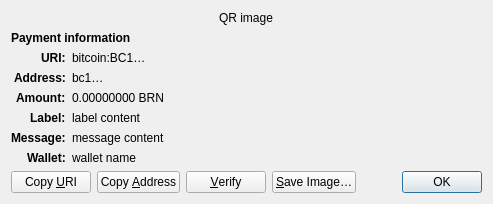
<?xml version="1.0" encoding="UTF-8"?>
<ui version="4.0">
 <class>ReceiveRequestDialog</class>
 <widget class="QDialog" name="ReceiveRequestDialog">
  <property name="geometry">
   <rect>
    <x>0</x>
    <y>0</y>
    <width>413</width>
    <height>229</height>
   </rect>
  </property>
  <property name="windowTitle">
   <string>Request payment to …</string>
  </property>
  <layout class="QGridLayout" name="gridLayout" columnstretch="0,1">
   <property name="sizeConstraint">
    <enum>QLayout::SetFixedSize</enum>
   </property>
   <item row="0" column="0" colspan="2" alignment="Qt::AlignHCenter">
    <widget class="QRImageWidget" name="qr_code">
     <property name="text">
      <string notr="true">QR image</string>
     </property>
     <property name="textInteractionFlags">
      <set>Qt::NoTextInteraction</set>
     </property>
    </widget>
   </item>
   <item row="1" column="0" colspan="2">
    <widget class="QLabel" name="payment_header">
     <property name="font">
      <font>
       <weight>75</weight>
       <bold>true</bold>
      </font>
     </property>
     <property name="text">
      <string>Payment information</string>
     </property>
     <property name="textInteractionFlags">
      <set>Qt::NoTextInteraction</set>
     </property>
    </widget>
   </item>
   <item row="2" column="0" alignment="Qt::AlignRight|Qt::AlignTop">
    <widget class="QLabel" name="uri_tag">
     <property name="font">
      <font>
       <weight>75</weight>
       <bold>true</bold>
      </font>
     </property>
     <property name="text">
      <string notr="true">URI:</string>
     </property>
     <property name="textFormat">
      <enum>Qt::PlainText</enum>
     </property>
     <property name="textInteractionFlags">
      <set>Qt::NoTextInteraction</set>
     </property>
    </widget>
   </item>
   <item row="2" column="1" alignment="Qt::AlignTop">
    <widget class="QLabel" name="uri_content">
     <property name="text">
      <string notr="true">bitcoin:BC1…</string>
     </property>
     <property name="textFormat">
      <enum>Qt::RichText</enum>
     </property>
     <property name="wordWrap">
      <bool>true</bool>
     </property>
     <property name="textInteractionFlags">
      <set>Qt::TextSelectableByMouse</set>
     </property>
    </widget>
   </item>
   <item row="3" column="0" alignment="Qt::AlignRight|Qt::AlignTop">
    <widget class="QLabel" name="address_tag">
     <property name="font">
      <font>
       <weight>75</weight>
       <bold>true</bold>
      </font>
     </property>
     <property name="text">
      <string>Address:</string>
     </property>
     <property name="textInteractionFlags">
      <set>Qt::NoTextInteraction</set>
     </property>
    </widget>
   </item>
   <item row="3" column="1" alignment="Qt::AlignTop">
    <widget class="QLabel" name="address_content">
     <property name="text">
      <string notr="true">bc1…</string>
     </property>
     <property name="textFormat">
      <enum>Qt::PlainText</enum>
     </property>
     <property name="textInteractionFlags">
      <set>Qt::TextSelectableByMouse</set>
     </property>
    </widget>
   </item>
   <item row="4" column="0" alignment="Qt::AlignRight|Qt::AlignTop">
    <widget class="QLabel" name="amount_tag">
     <property name="font">
      <font>
       <weight>75</weight>
       <bold>true</bold>
      </font>
     </property>
     <property name="text">
      <string>Amount:</string>
     </property>
     <property name="textInteractionFlags">
      <set>Qt::NoTextInteraction</set>
     </property>
    </widget>
   </item>
   <item row="4" column="1" alignment="Qt::AlignTop">
    <widget class="QLabel" name="amount_content">
     <property name="text">
      <string notr="true">0.00000000 BRN</string>
     </property>
     <property name="textFormat">
      <enum>Qt::PlainText</enum>
     </property>
     <property name="textInteractionFlags">
      <set>Qt::TextSelectableByMouse</set>
     </property>
    </widget>
   </item>
   <item row="5" column="0" alignment="Qt::AlignRight|Qt::AlignTop">
    <widget class="QLabel" name="label_tag">
     <property name="font">
      <font>
       <weight>75</weight>
       <bold>true</bold>
      </font>
     </property>
     <property name="text">
      <string>Label:</string>
     </property>
     <property name="textInteractionFlags">
      <set>Qt::NoTextInteraction</set>
     </property>
    </widget>
   </item>
   <item row="5" column="1" alignment="Qt::AlignTop">
    <widget class="QLabel" name="label_content">
     <property name="text">
      <string notr="true">label content</string>
     </property>
     <property name="textFormat">
      <enum>Qt::PlainText</enum>
     </property>
     <property name="wordWrap">
      <bool>true</bool>
     </property>
     <property name="textInteractionFlags">
      <set>Qt::TextSelectableByMouse</set>
     </property>
    </widget>
   </item>
   <item row="6" column="0" alignment="Qt::AlignRight|Qt::AlignTop">
    <widget class="QLabel" name="message_tag">
     <property name="font">
      <font>
       <weight>75</weight>
       <bold>true</bold>
      </font>
     </property>
     <property name="text">
      <string>Message:</string>
     </property>
     <property name="textInteractionFlags">
      <set>Qt::NoTextInteraction</set>
     </property>
    </widget>
   </item>
   <item row="6" column="1" alignment="Qt::AlignTop">
    <widget class="QLabel" name="message_content">
     <property name="text">
      <string notr="true">message content</string>
     </property>
     <property name="textFormat">
      <enum>Qt::PlainText</enum>
     </property>
     <property name="wordWrap">
      <bool>true</bool>
     </property>
     <property name="textInteractionFlags">
      <set>Qt::TextSelectableByMouse</set>
     </property>
    </widget>
   </item>
   <item row="7" column="0" alignment="Qt::AlignRight|Qt::AlignTop">
    <widget class="QLabel" name="wallet_tag">
     <property name="font">
      <font>
       <weight>75</weight>
       <bold>true</bold>
      </font>
     </property>
     <property name="text">
      <string>Wallet:</string>
     </property>
     <property name="textInteractionFlags">
      <set>Qt::NoTextInteraction</set>
     </property>
    </widget>
   </item>
   <item row="7" column="1" alignment="Qt::AlignTop">
    <widget class="QLabel" name="wallet_content">
     <property name="text">
      <string notr="true">wallet name</string>
     </property>
     <property name="textFormat">
      <enum>Qt::PlainText</enum>
     </property>
     <property name="wordWrap">
      <bool>true</bool>
     </property>
     <property name="textInteractionFlags">
      <set>Qt::TextSelectableByMouse</set>
     </property>
    </widget>
   </item>
   <item row="8" column="0" colspan="2">
    <layout class="QHBoxLayout" name="horizontalLayout">
     <item>
      <widget class="QPushButton" name="btnCopyURI">
       <property name="text">
        <string>Copy &amp;URI</string>
       </property>
       <property name="autoDefault">
        <bool>false</bool>
       </property>
      </widget>
     </item>
     <item>
      <widget class="QPushButton" name="btnCopyAddress">
       <property name="text">
        <string>Copy &amp;Address</string>
       </property>
       <property name="autoDefault">
        <bool>false</bool>
       </property>
      </widget>
     </item>
     <item>
      <widget class="QPushButton" name="btnVerify">
       <property name="text">
        <string>&amp;Verify</string>
       </property>
       <property name="toolTip">
        <string>Verify this address on e.g. a hardware wallet screen</string>
       </property>
       <property name="autoDefault">
        <bool>false</bool>
       </property>
      </widget>
     </item>
     <item>
      <widget class="QPushButton" name="btnSaveAs">
       <property name="text">
        <string>&amp;Save Image…</string>
       </property>
       <property name="autoDefault">
        <bool>false</bool>
       </property>
      </widget>
     </item>
     <item>
      <spacer name="horizontalSpacer_2">
       <property name="orientation">
        <enum>Qt::Horizontal</enum>
       </property>
       <property name="sizeHint" stdset="0">
        <size>
         <width>40</width>
         <height>20</height>
        </size>
       </property>
      </spacer>
     </item>
     <item>
      <widget class="QDialogButtonBox" name="buttonBox">
       <property name="focusPolicy">
        <enum>Qt::StrongFocus</enum>
       </property>
       <property name="standardButtons">
        <set>QDialogButtonBox::Ok</set>
       </property>
      </widget>
     </item>
    </layout>
   </item>
  </layout>
 </widget>
 <customwidgets>
  <customwidget>
   <class>QRImageWidget</class>
   <extends>QLabel</extends>
   <header>qt/qrimagewidget.h</header>
  </customwidget>
 </customwidgets>
 <tabstops>
  <tabstop>buttonBox</tabstop>
  <tabstop>btnCopyURI</tabstop>
  <tabstop>btnCopyAddress</tabstop>
  <tabstop>btnSaveAs</tabstop>
 </tabstops>
 <resources/>
 <connections>
  <connection>
   <sender>buttonBox</sender>
   <signal>accepted()</signal>
   <receiver>ReceiveRequestDialog</receiver>
   <slot>accept()</slot>
   <hints>
    <hint type="sourcelabel">
     <x>135</x>
     <y>230</y>
    </hint>
    <hint type="destinationlabel">
     <x>135</x>
     <y>126</y>
    </hint>
   </hints>
  </connection>
 </connections>
</ui>
